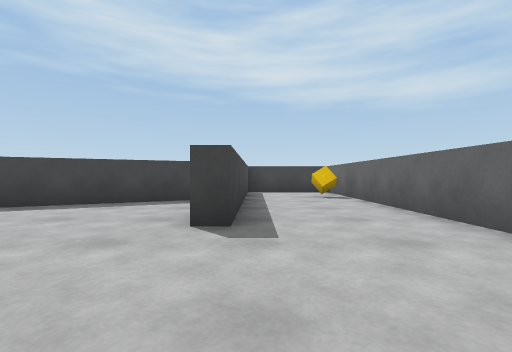
view 1 (above)

17 first-person views from a walk through a scene from a Unity 3-D project. The camera is 0.62 m above the floor, looks level and sees 85° across. The floor is counted in squares, 1 m on a side. Each view is taken from the middle of a square. On the plan, view 1 faces up. The plan holds only what a view shows up to about 9 squares ahead; the rest is blank. The player character is not drawn.

view 2
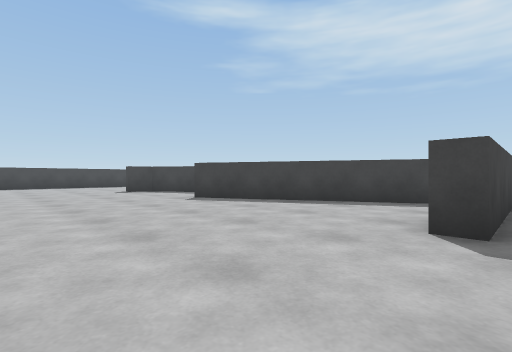

view 3
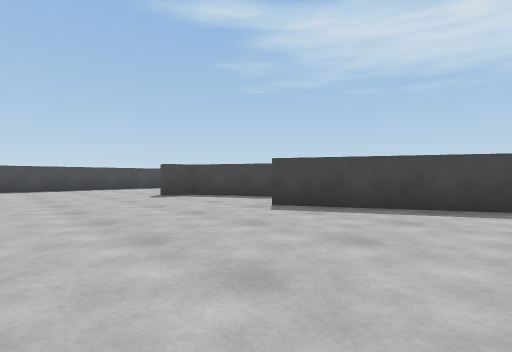

view 4
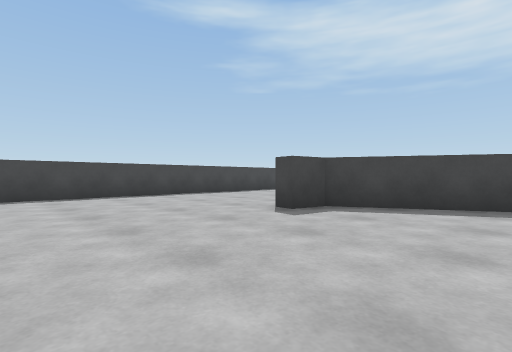

view 5
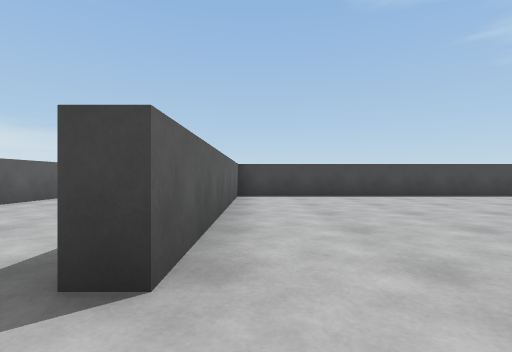

view 6
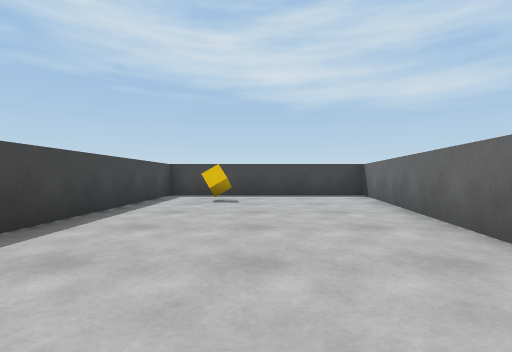

view 7
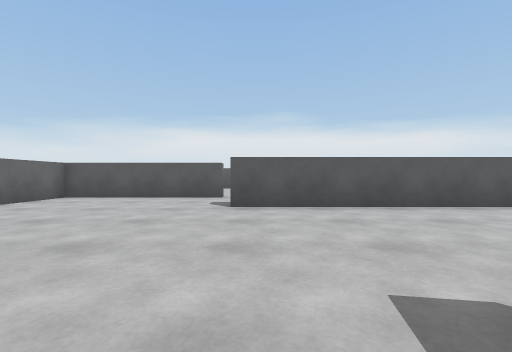

view 8
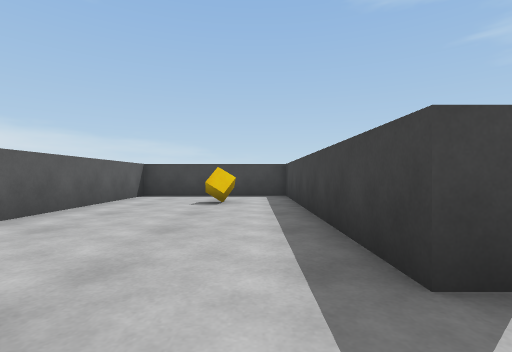

view 9
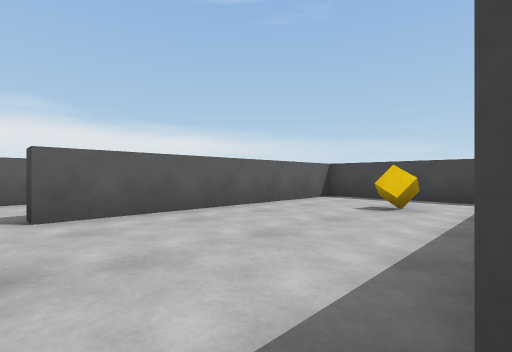

view 10
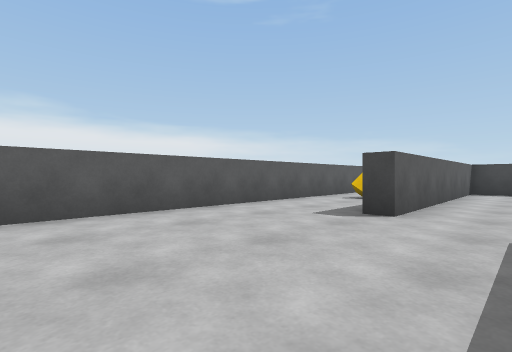

view 11
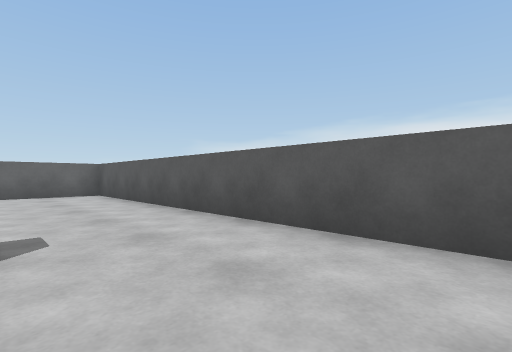

view 12
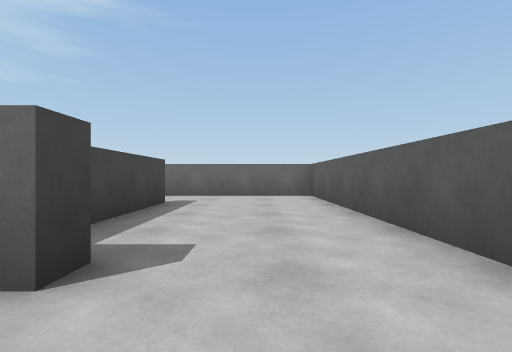

view 13
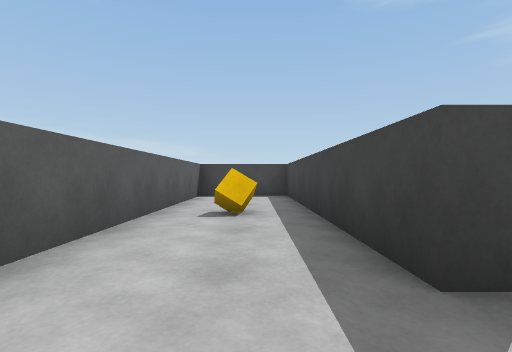

view 14
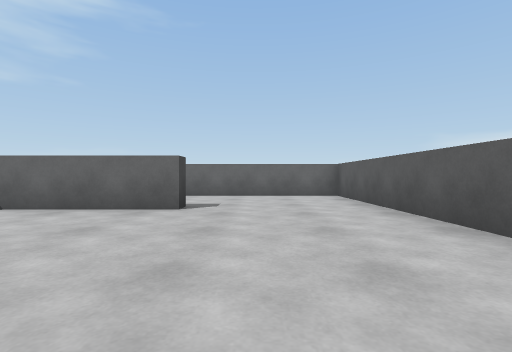

view 15
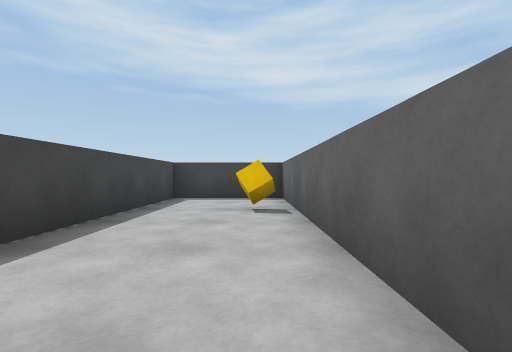

view 16
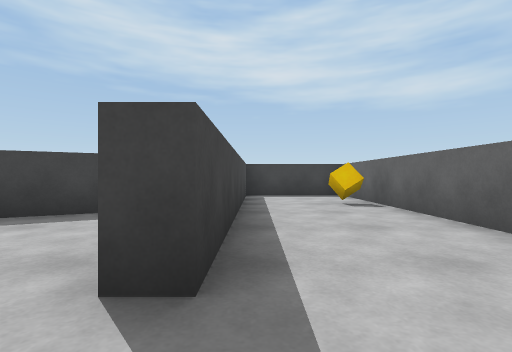

view 17
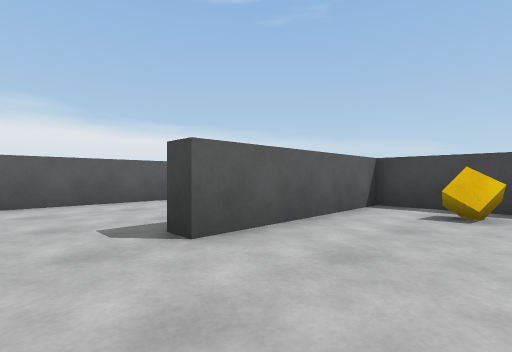

### Floor plan
Ten units are one square. View 1 is at (0, 0); x grows to the right and y downward. Boxes are objects, and circles mark ways between rooms. Rooms are numbered by the first view taken in them; rooms with no view inside come last. Other rooms are left out.
<svg viewBox="-172 -114 205 206">
<path fill="none" stroke="#000" d="M-83 -65 -111 -51 -112 -42 -117 -43M-117 -45 -105 -109 -167 -109 -167 6M-32 6 28 6 28 -109 -3 -109 -3 -34 -8 -34 -8 -68M-16 -72 -71 -44M-91 30 -45 30 -45 10M-164 6 -95 6 -95 11 -105 11M-40 58 -45 58M-105 55 -95 55 -95 60 -167 60 -167 87 28 87 28 56M5 49 -25 49M28 56 28 41M-40 22 -40 44 5 44 5 49M-105 11 -167 11 -167 55 -105 55"/>
<rect x="-155" y="-95" width="10" height="10" fill="#bbb"><title>cube</title></rect>
<rect x="15" y="-85" width="10" height="10" fill="#bbb"><title>cube</title></rect>
<rect x="-135" y="65" width="10" height="10" fill="#bbb"><title>cube</title></rect>
<rect x="-35" y="25" width="10" height="10" fill="#bbb"><title>cube</title></rect>
<rect x="-155" y="25" width="10" height="10" fill="#bbb"><title>cube</title></rect>
<circle cx="-100" cy="20" r="3" fill="#2a7"/>
<circle cx="15" cy="50" r="3" fill="#2a7"/>
<circle cx="-100" cy="45" r="3" fill="#2a7"/>
<text x="-70" y="-40">1</text>
<text x="-60" y="70">2</text>
<text x="0" y="30">3</text>
<text x="-130" y="30">4</text>
</svg>
Room 1 opens to room 4. Room 2 opens to room 3. Room 2 opens to room 4.

Where each view was taken, in squares from view 1:
view 1: 0 up, 0 right, facing up
view 2: 0 up, 0 right, facing up-left
view 3: 0 up, 3 left, facing up-left
view 4: 0 up, 8 left, facing up-left
view 5: 0 up, 8 left, facing left
view 6: 2 up, 14 left, facing up
view 7: 5 up, 10 left, facing down
view 8: 2 down, 8 left, facing left
view 9: 1 down, 9 left, facing down-left
view 10: 4 down, 5 left, facing down-left
view 11: 6 down, 7 left, facing down-right
view 12: 7 down, 6 left, facing right
view 13: 7 down, 8 left, facing left
view 14: 2 up, 6 left, facing right
view 15: 3 up, 2 right, facing up
view 16: 2 up, 0 right, facing up
view 17: 2 down, 2 right, facing down-left
